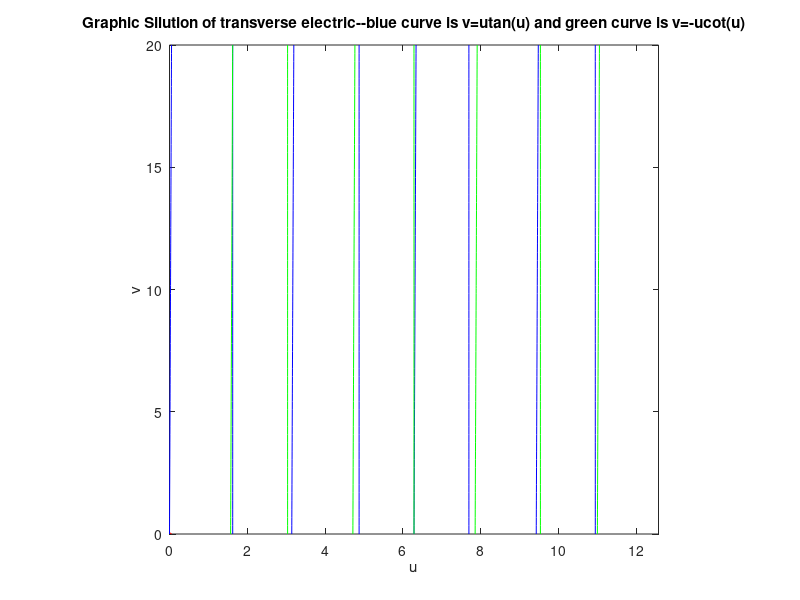
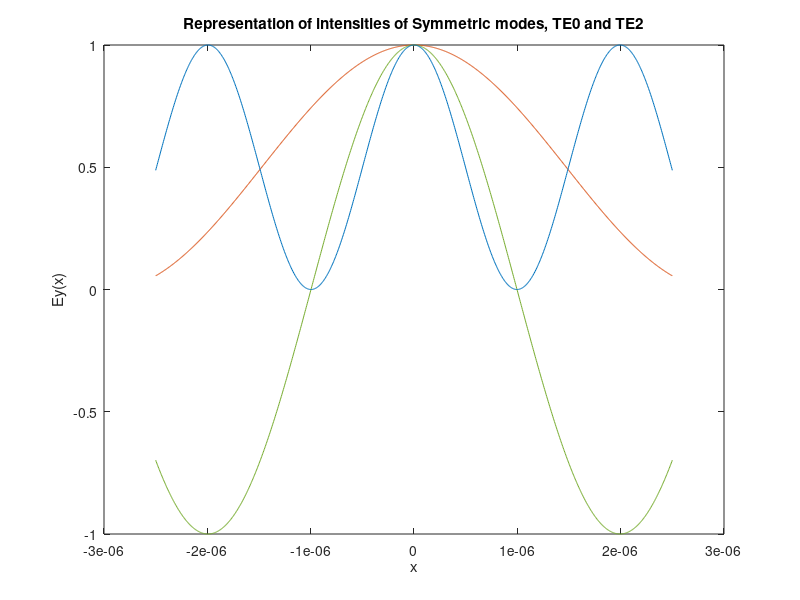
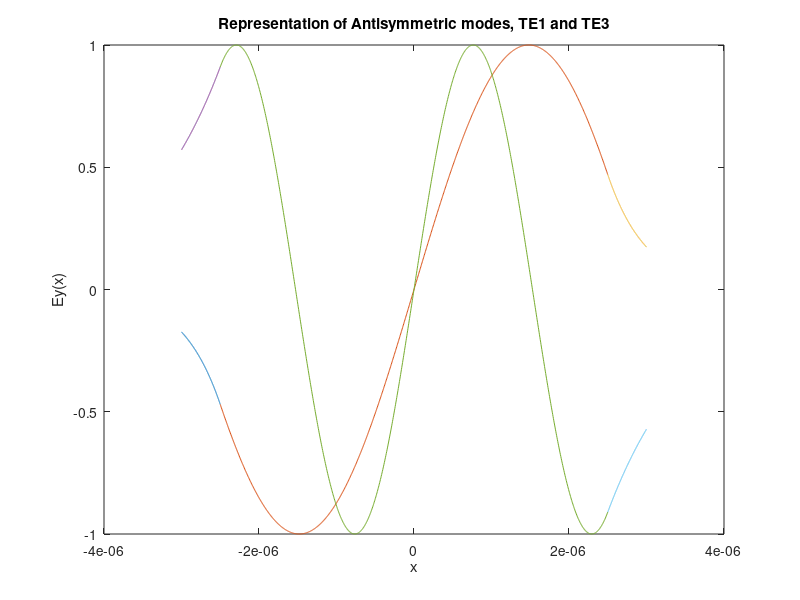

These charts were generated, in order, by the following MATLAB code:
clc,
clear all;
close all;
%wave length represented by lambda
lambda=1550e-9;
k0=2*pi/lambda;
%typical values of refractive index(n1 and n2)
n2=1.6;
n1=1.5;
d=5e-6;
%V number or frequency number
V=sqrt((n2)^2-(n1)^2)*(pi*d/lambda);

%plot the circle 
f=@(u,v) u^2+v^2-V^2;
b1=ezplot(f,[0 20 0 20]);
set(b1,'color','red')
axis square;

g=@(u,v) u*tan(u)-v;
hold on;
b2=ezplot(g,[0 4*pi 0 20]);
set(b2,'color','blue')

m=@(u,v) -v- u*cot(u);
hold on;
b3=ezplot(m,[0 4*pi 0 20]);
title('Graphic Silution of transverse electric--blue curve is v=utan(u) and green curve is v=-ucot(u)')
xlabel('u');
ylabel('v');
set(b3,'color','green')

x_initial=[1 3];
y_initial=[5 3]; 
figure(2);
%symmetric modes
for i=1:2
intersection_point = fsolve(@(root)[f(root(1),root(2));g(root(1),root(2))],[x_initial(i) y_initial(i)] )
h=2*intersection_point(1)/d
q=2*intersection_point(2)/d
prop_const1=sqrt((k0*n2)^2-h^2)
prop_const2=sqrt((k0*n1)^2+q^2)
%calculate C and D
%assume B=1 and A=0
%Ez is represented by E only
C=cos(h*d/2)/exp(-q*d/2);
D=C;
x1=linspace(-3*d/6,(-d/2),1000);
        H1=D*exp(q*x1);
        p1=trapz(x1,H1.^2);
        intensity1=H1.^2;
        
x2=linspace((-d/2),(d/2),1000);
      H2=cos(h*x2);
       p2=trapz(x2,H2.^2);
       intensity2=H2.^2;
       
x3=linspace(d/2,3*d/6,1000);
     H3=C*exp(-q*x3);
      p3=trapz(x3,H3.^2);
      intensity3=H3.^2;
      
    plot(x1,H1,x2,H2,x3,H3);
    title('Representation of Symmetric modes, TE0 and TE2')
    xlabel('x')
    ylabel('Ey(x)')
    
   
     plot(x1,intensity1,x2,intensity2,x3,intensity3);
    title('Representation of intensities of Symmetric modes, TE0 and TE2')
    xlabel('x')
    ylabel('Ey(x)')
    
    p=p1+p2+p3;
    core_frac=p2/p
hold on;
end



x_initial=[2 5];
y_initial=[4 2];
%asymmetric modes
figure(3);
for i=1:2
intersection_point=fsolve(@(root)[f(root(1),root(2));m(root(1),root(2))],[x_initial(i) y_initial(i)] )
h=2*intersection_point(1)/d
q=2*intersection_point(2)/d
prop_const1=sqrt((k0*n2)^2-h^2)
prop_const2=sqrt((k0*n1)^2+q^2)
%calculate C ,D
%assume A=1,B=0
C=sin(h*d/2)/exp(-q*d/2);
D=-C;
x1=linspace(-3*d/5,(-d/2),1000);
        H1=D*exp(q*x1);
        p1=trapz(x1,H1.^2);
        
x2=linspace((-d/2),(d/2),1000);
      H2=sin(h*x2);
       p2=trapz(x2,H2.^2);
       
x3=linspace(d/2,3*d/5,1000);
     H3=C*exp(-q*x3);
      p3=trapz(x3,H3.^2);
      
    plot(x1,H1,x2,H2,x3,H3);
     title('Representation of Antisymmetric modes, TE1 and TE3')
    xlabel('x')
    ylabel('Ey(x)')
    p=p1+p2+p3;
    core_frac=p2/p
hold on;
end